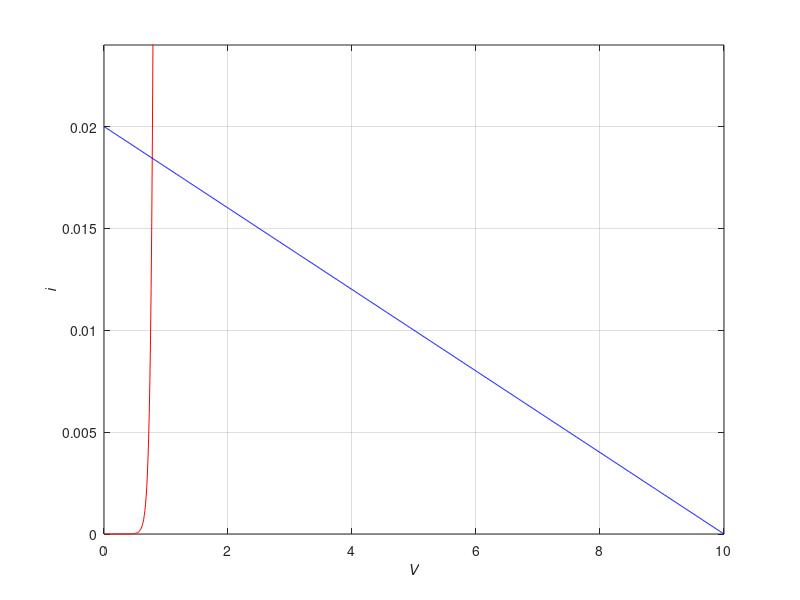

MATLAB code for this plot:
%% Clean up %%
clear;
clc;

%% Set parameters: %%

% equations
Is = 220*10^-12;
n  = 1.65;
Vt = 25.85*10^-3;
Vd = 0.79;

R = 500;

% x-axis (voltage):
v = 0 : 0.01 : 10;
I = 0 : 0.01 : 10;

for i = 1 : length(v)
    if ( v(i) <= Vd )             
        I(i) = Is*( exp(v(i) /(n*Vt)) -1 );
    else
        I(i) = Is*( exp(Vd /(n*Vt)) -1 ) + ( v(i) - 0.7 ) / R;
    end
end
        
        
        
        
%% Plot %%

plot(v, I, 'r');
ylim([0,0.024]);
xlabel('{\itV}');
ylabel('{\iti}');

hold on

y = -(v-10)/500 ;
plot(v, y, 'b');





grid on
